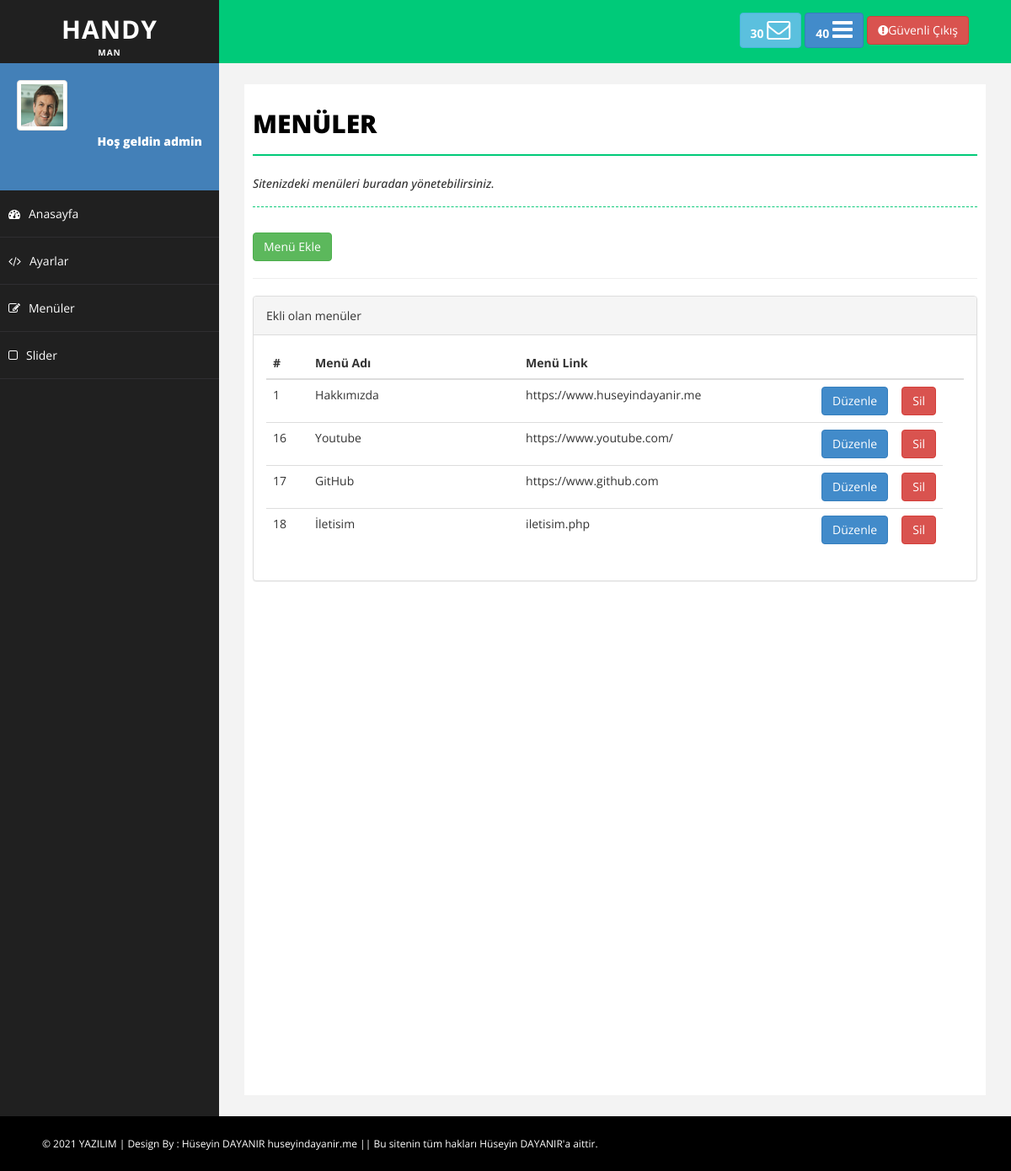
/admin/menuler.php (signed in), run on an earlier commit of the app's database.
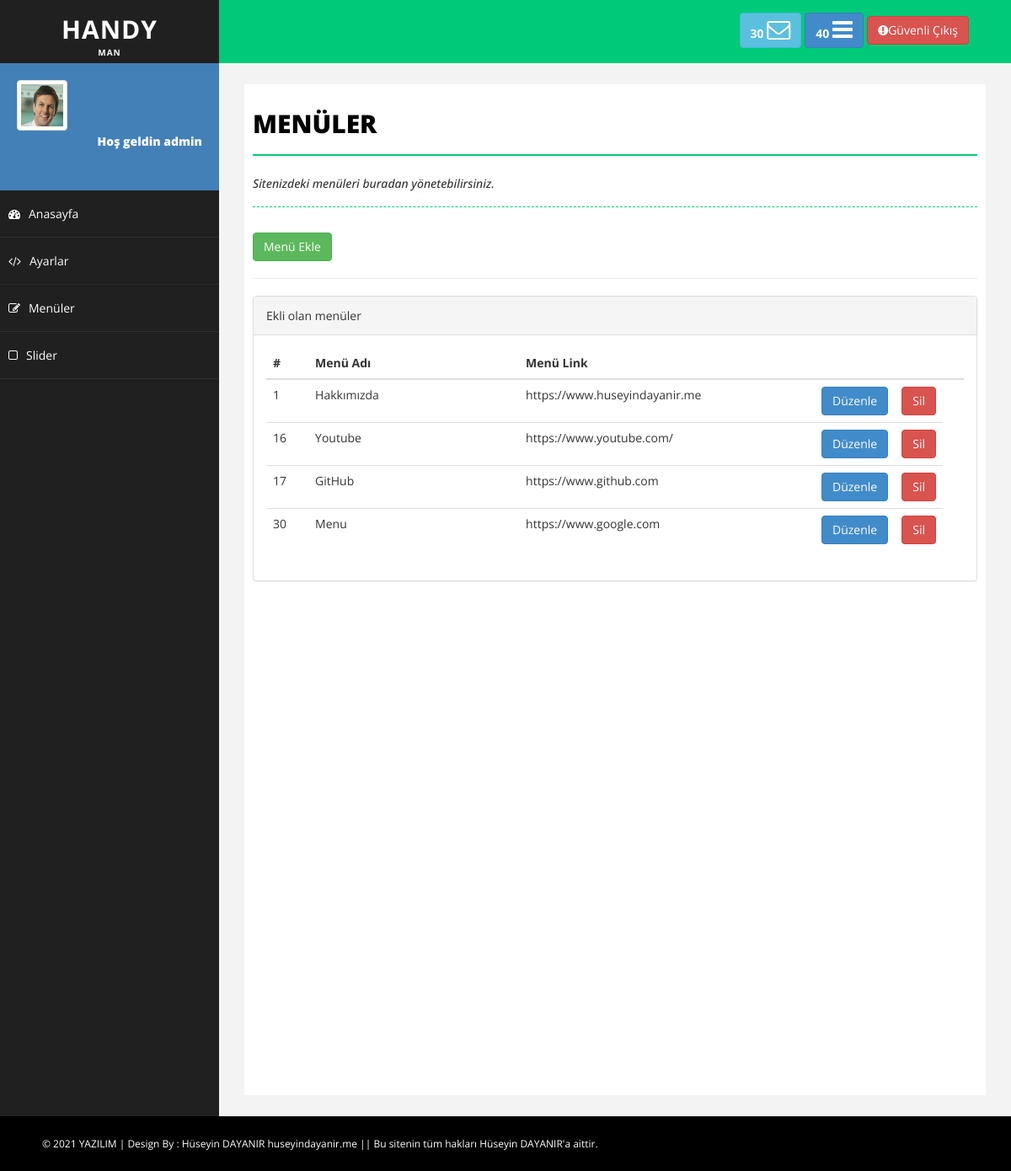
And on a later commit of the database.
### tables this page shows
CREATE TABLE `menuler` (
  `menu_id` int(11) NOT NULL,
  `menu_ad` varchar(50) NOT NULL,
  `menu_link` varchar(500) NOT NULL,
  `menu_ek` varchar(50) NOT NULL
);

### admin/menuler.php (the view, shortened to what this page needs)
<?php
include 'header.php';
include 'sidebar.php';
?>
<div id="page-wrapper">
            <div id="page-inner">
                <div class="row">
                    <div class="col-md-12">
                        <h1 class="page-head-line">Menüler</h1>
                        <?php
                            if($_GET['durum'] == "ok"){ ?>
                                <h1 style="color:green;" class="page-subhead-line">Menü başarıyla silindi.</h1>
                            <?php
                            }
                            else if($_GET['durum']=="no"){ ?>
                                <h1 style="color:red;"class="page-subhead-line">Menü silinemedi.</h1>
                            <?php
                            }
                            else {?>
                                <h1 class="page-subhead-line">Sitenizdeki menüleri buradan yönetebilirsiniz.</h1>
                            <?php } ?>
                    </div>
                    <div class="col-md-12">
                      <a href="menuEkle.php?durum"><button class="btn btn-success">Menü Ekle </button></a>
                       <hr>
                    </div>
                    <div class="col-md-12">
                    <div class="panel panel-default">
                        <div class="panel-heading">
                            Ekli olan menüler
                        </div>
                        <div class="panel-body">
                            <div class="table-responsive">
                                <table class="table table-hover">
                                    <thead>
                                        <tr>
                                            <th>#</th>
                                            <th style="width:250px">Menü Adı</th>
                                            <th>Menü Link</th>
                                            <th style="width:20px"></th>
                                            <th style="width:20px"><th>
                                        </tr>
                                    </thead>
                                    <tbody>
                                    <?php
                                       $menusor =mysqli_query($baglan,"SELECT * FROM menuler");
                                        while ( $menucek =mysqli_fetch_assoc($menusor) ){?>
                                        <tr>
                                            <td><?php echo $menucek['menu_id']?></td>
                                            <td><?php echo $menucek['menu_ad']?></td>
                                            <td><?php echo $menucek['menu_link']?></td>
                                            <td><a href="menuDuzenle.php?menu_id=<?php echo $menucek['menu_id']?>"><button class="btn btn-primary">Düzenle</button></a></td>
                                            <td><a href="netting/islem.php?menu_id=<?php echo $menucek['menu_id']?>&menuSil=ok"><button class="btn btn-danger">Sil</button></a></td>
                                        </tr>
                                        <?php }
                                    ?>
                                    </tbody>
                                </table>
                            </div>
                        </div>
                    </div>
                </div>
                </div>
            </div>
        </div>
<?php include 'footer.php' ?>

### admin/header.php (shortened to what this page needs)
<!DOCTYPE html>
<html xmlns="http://www.w3.org/1999/xhtml">
<head>
    <link href="assets/css/bootstrap.css" rel="stylesheet" />
    <link href="assets/css/bootstrap-fileupload.min.css" rel="stylesheet" />
    <link href="assets/css/font-awesome.css" rel="stylesheet" />
    <link href="assets/css/basic.css" rel="stylesheet" />
    <link href="assets/css/custom.css" rel="stylesheet" />
</head>
<body>
    <div id="wrapper">
        <nav class="navbar navbar-default navbar-cls-top " role="navigation" style="margin-bottom: 0">
            <div class="navbar-header">
                <a class="navbar-brand" href="index.html"><b style="font-size: 30px">Handy</b><br><b style="font-size:10px">Man</b></a>
            </div>
            <div class="header-right">
                <a href="message-task.html" class="btn btn-info" title="New Message"><b>30 </b><i class="fa fa-envelope-o fa-2x"></i></a>
                <a href="message-task.html" class="btn btn-primary" title="New Task"><b>40 </b><i class="fa fa-bars fa-2x"></i></a>
                <a href="logout.php" class="btn btn-danger" title="Logout"><i class="fa fa-exclamation-circle "></i>Güvenli Çıkış</a>
            </div>
        </nav>

### admin/sidebar.php (shortened to what this page needs)
<nav class="navbar-default navbar-side" role="navigation">
    <div class="sidebar-collapse">
        <ul class="nav" id="main-menu">
            <li>
                <div class="user-img-div">
                    <img src="assets/img/user.png" class="img-thumbnail" />
                    <div class="inner-text">
                        Hoş geldin <?php echo $_SESSION['admin_kadi']?>
                    <br />
                    </div>
                </div>
            </li>
            <li>
                <a  href="index.php"><i class="fa fa-dashboard "></i>Anasayfa</a>
            </li>
            <li>
                <a  href="ayarlar.php?durum"><i class="fa fa-code "></i>Ayarlar</a>
            </li>
            <li>
                <a  href="menuler.php?durum"><i class="fa fa-edit "></i>Menüler</a>
            </li>
            <li>
                <a  href="slider.php?durum"><i class="fa fa-square-o "></i>Slider</a>
            </li>
        </ul>
    </div>
</nav>

### admin/footer.php (shortened to what this page needs)
<div id="footer-sec">
        &copy; 2021 YAZILIM | Design By : Hüseyin DAYANIR <a href="https://huseyindayanir.me/" target="_blank">huseyindayanir.me  ||  Bu sitenin tüm hakları Hüseyin DAYANIR'a aittir.</a>
    </div>
</body>
</html>

### admin/assets/css/basic.css (style rules this page uses)
body { font-family: 'Open Sans', sans-serif; line-height:25px; }
#wrapper { width: 100%; background: #202020; }
#page-wrapper { padding: 15px 15px; min-height: 600px; background: #F3F3F3; }
#page-inner { width: 100%; margin: 10px 20px 10px 0px; background-color: #fff!important; padding: 10px; min-height: 1200px; }
.page-head-line { font-size: 30px; text-transform: uppercase; color: #000; font-weight: 800; padding-bottom: 20px; border-bottom: 2px solid #00CA79; margin-bottom: 10px; }
.page-subhead-line { font-size: 14px; padding-top: 5px; padding-bottom: 20px; font-style:italic; margin-bottom:30px; border-bottom:1px dashed #00CA79; }
.navbar-cls-top .navbar-brand { color: #fff; background: #202020; width: 260px; text-align: center; height: 75px; font-size: 20px; letter-spacing: 1px; font-weight: 900; padding-top: 25px; text-transform:uppercase; }
.header-right { color: #fff; padding: 15px 50px 5px 50px; float: right; font-size: 16px; }
.user-img-div { min-height: 140px; padding: 20px; background-color: #4380B8; }
.user-img-div img { max-height: 60px; }
.user-img-div .inner-text { text-align: right; position: relative; color: #fff; font-weight: 800; line-height: 25px; }
.sidebar-collapse, .sidebar-collapse .nav { background: none; }
.sidebar-collapse .nav { padding: 0; }
.sidebar-collapse .nav > li > a { color: #fff; background: #202020; text-shadow: none; padding: 15px 40px; border-bottom: 1px solid #2F2E31; }
.sidebar-collapse > .nav > li > a { padding: 15px 10px; }
.navbar-side { border: none; background-color: #202020; }
.navbar-cls-top { background: #00CA79; border-bottom: none; }
.navbar-default { border: 0px solid black; }
.navbar-header { background: #000000; }
.nav > li > a > i { margin-right: 10px; }
#footer-sec { background-color:#000; padding:20px 50px; color:#fff; font-size:12px; }
#footer-sec a { color:#fff; }
@media (min-width:768px) { #page-wrapper { margin: 0 0 0 260px; padding: 15px 30px; min-height: 1200px; } }
@media (min-width:768px) { .navbar-side { z-index: 1; position: absolute; width: 260px; } }
@media (min-width:768px) { .navbar { border-radius: 0px; } }

What changed in the data, as far as the page shows it:
removed menuler: menu_id "18", menu_ad "İletisim", menu_link "iletisim.php"
added menuler: menu_id "30", menu_ad "Menu", menu_link "https://www.google.com"
